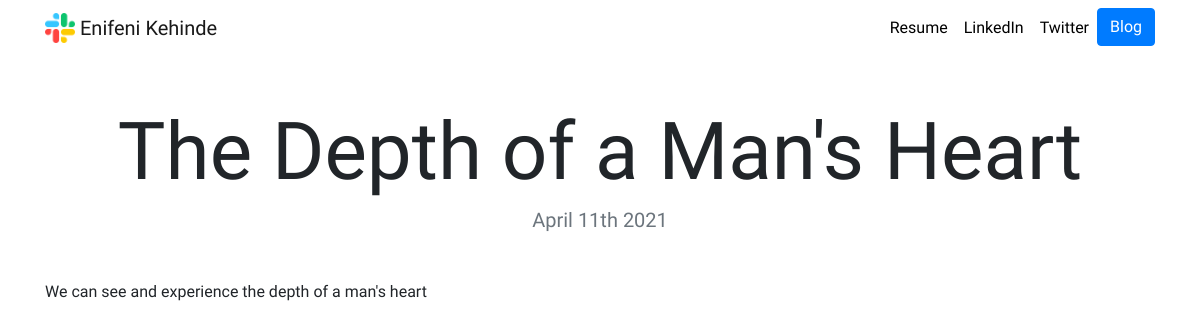
The app's page /blog/2/ with its own data.
### blog/models.py (models this page shows, shortened)
class Blogpost(models.Model):
    title = models.CharField(max_length=100)
    date = models.DateField()
    description = models.CharField(max_length=10000)
    blog_text = models.TextField(max_length=10000)

### blog/views.py (the view)
# urls.py: path('<int:blog_id>/', views.detail, name='detail'),
def detail(request, blog_id):
    blog = get_object_or_404(Blogpost, pk=blog_id)
    return render(request, 'blog/detail.html', {'blog':blog})

### blog/templates/blog/detail.html
{% extends "portfolio/base.html" %}
{% load static %}
{% block content %}
<h1 class="text-center mt-5" id="blogdetailtitle">{{ blog.title }}</h1>
<h5 class="text-center text-muted mb-5">{{ blog.date|date:'F jS Y' }}</h5>
{{ blog.description|safe }}
{% endblock %}

### portfolio/static/portfolio/custom.css (style rules this page uses)
body { font-family: 'Itim', sans-serif; }
@media (min-width: 992px) { #blogdetailtitle { font-size: 5rem; } }

### records on screen
Blogpost: title "The Depth of a Man's Heart", date "April 11th 2021", description "We can see and experience the depth of a man's heart"
